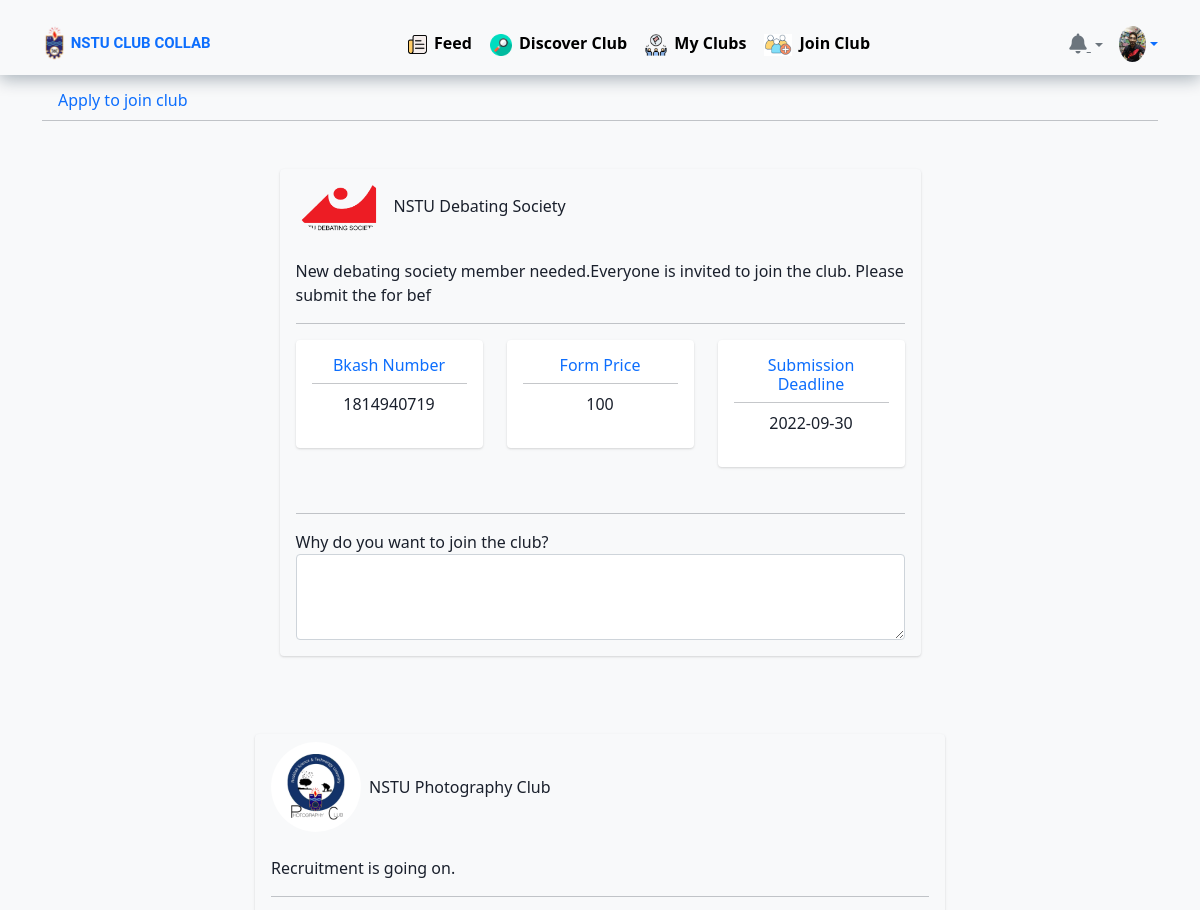
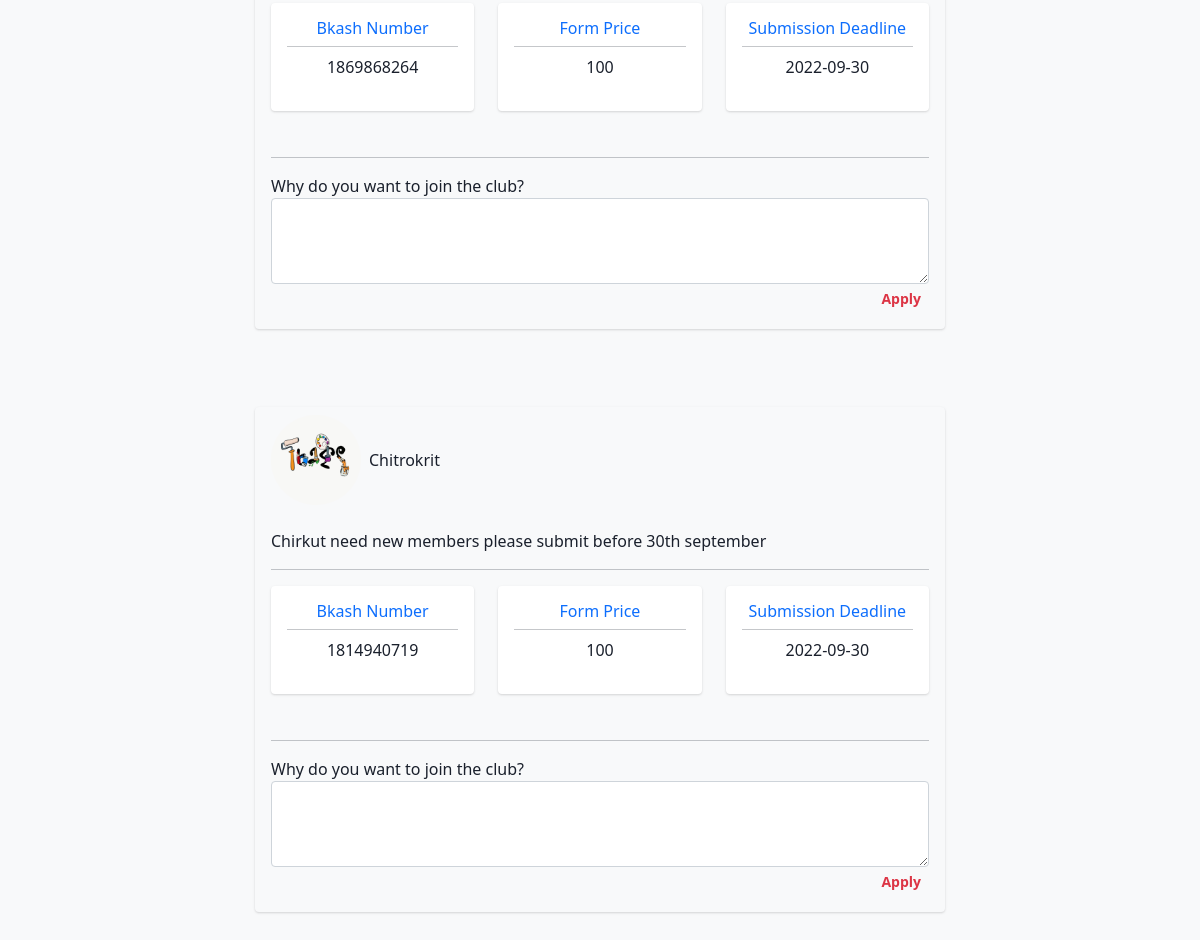
The app's page /user/userjoinclub.php (signed in) with its own data (2 pictures, top to bottom).
### tables this page shows
CREATE TABLE `apply_form` (
  `session_id` int(100) NOT NULL,
  `club_id` int(100) NOT NULL,
  `description` varchar(100) NOT NULL,
  `ammount` int(100) NOT NULL,
  `bkash_number` int(100) NOT NULL,
  `end_time` date NOT NULL,
  `session_status` varchar(100) NOT NULL DEFAULT 'running',
  `session_number` int(100) NOT NULL
);

CREATE TABLE `clubs` (
  `club_id` int(100) NOT NULL,
  `club_name` varchar(100) NOT NULL,
  `totall_members` int(100) NOT NULL,
  `club_type` varchar(100) NOT NULL DEFAULT 'cultural',
  `club_description` longtext NOT NULL,
  `club_image` varchar(100) NOT NULL
);

### user/joinclub.php (the view, shortened to what this page needs)
<div class="container">
    <nav class="nav nav-borders">
        <a class="nav-link active ms-0" href="https://www.bootdey.com/snippets/view/bs5-edit-profile-account-details" target="__blank">Apply to join club</a>
    </nav>
    <hr class="mt-0 mb-4">
<?php
include '../assets//config.php';
         $post = mysqli_query($conn, "SELECT * FROM `apply_form` WHERE session_status='running' ORDER BY session_id DESC ") or die('query failed');
         if(mysqli_num_rows($post) > 0){
            while($row = mysqli_fetch_assoc($post)){
                $club_id=$row['club_id'];
                $description=$row['description'];
                $ammount=$row['ammount'];
                $bkash_number=$row['bkash_number'];
                $end_time=$row['end_time'];
                $club=mysqli_query($conn, "SELECT * FROM `clubs` WHERE club_id='$club_id'") or die('query failed');
                if(mysqli_num_rows($club) > 0){
                    $rowc= mysqli_fetch_assoc($club);
                    $club_name=$rowc['club_name'];
                    $club_image=$rowc['club_image'];
                }
                ?>
        <div class="row d-flex align-items-center justify-content-center mt-5">
        <div class="col-md-7">
            <div class="card bg-light">
                <div class="d-flex justify-content-between p-2 px-3">
                    <div class="d-flex flex-row align-items-center"> <img src="../images//<?php echo $club_image; ?>" width="90" class="rounded-circle">
                        <div class="d-flex flex-column ms-2"> <span class="font-weight-bold"><?php echo $club_name; ?></span>
                        </div>
                    </div>
                </div>
                <div class="p-3">
                    <p class="text-justify"><?php echo $description; ?></p>
                    <hr>
                    <div>
                        <div class="row">
                            <div class="col">
                                <div class="card">
                                    <div class="card-body">
                                        <h6 class="text-center text-primary">Bkash Number</h6>
                                        <hr class="mt-1 mb-1">
                                        <p class="mt-2 text-center"><?php echo  $bkash_number; ?>
                                        </p>
                                    </div>
                                </div>
                            </div>
                            <div class="col">
                                <div class="card">
                                    <div class="card-body">
                                        <h6 class="text-center text-primary">Form Price</h6>
                                        <hr class="mt-1 mb-1">
                                        <p class="mt-2 text-center"><?php echo  $ammount; ?></p>
                                    </div>
                                </div>
                            </div>
                            <div class="col">
                                <div class="card">
                                    <div class="card-body">
                                        <h6 class="text-center text-primary">Submission Deadline</h6>
                                        <hr class="mt-1 mb-1">
                                        <p class="mt-2 text-center"><?php echo  $end_time; ?>
                                        </p>
                                    </div>
                                </div>
                            </div>
                        </div>
                    </div>
                    <hr>
                    <div class="row">
                        <div class="col">
                            <label for=""> Why do you want to join the club?</label>
                            <textarea class="form-control" name="description" id="" cols="66" rows="3" placeholder="Why you want to join the club?" required> </textarea>
                        </div>
                    </div>
                    <div class="row">
                        <div class="col">
                            <div class="d-flex justify-content-end">
                            <?php
                           $member = mysqli_query($conn, "SELECT * FROM `club_members`  WHERE user_id='$user_id' AND club_id='$club_id'") or die('query failed');
                           if(!mysqli_num_rows($member) > 0){?>
                             <a href="userformpay.php?description=<?php echo  $description; ?> && club_id=<?php echo  $club_id; ?>" class=" btn-sm text-danger" style="text-decoration:none ;"><b>Apply</b></a>
                             <?php }  ?>
                            </div>
                        </div>
                    </div>
                </div>
            </div>
        </div>
    </div>
    </div>
                <?php
            }
         }else{
            echo "No application form availabe";
         }
      ?>

### css/discover.css (style rules this page uses)
:root { --blue:#1736e5; --red:#c0392b; --orange:#f39c12; --black:#333; --white:#fff; --light-color:#666; --light-white:#ccc; --light-bg:#f5f5f5; --border:.1rem solid var(--black); --box-shadow:0 .5rem 1rem rgba(0,0,0,.1); }

### css/pr.css (style rules this page uses)
body { margin-top: 20px; background: #f3f3f3; }
.card { border-radius: 5px; -webkit-box-shadow: 0 1px 2.94px 0.06px rgba(4, 26, 55, 0.16); box-shadow: 0 1px 2.94px 0.06px rgba(4, 26, 55, 0.16); border: none; margin-bottom: 30px; -webkit-transition: all 0.3s ease-in-out; transition: all 0.3s ease-in-out; }

### css/profile.css (style rules this page uses)
body { margin-top: 20px; color: #1a202c; text-align: left; background-color: #e2e8f0; }
.card { box-shadow: 0 1px 3px 0 rgba(0, 0, 0, 0.1), 0 1px 2px 0 rgba(0, 0, 0, 0.06); }
.card { position: relative; display: flex; flex-direction: column; min-width: 0; word-wrap: break-word; background-color: #fff; background-clip: border-box; border: 0 solid rgba(0, 0, 0, 0.125); border-radius: 0.25rem; }
.card-body { flex: 1 1 auto; min-height: 1px; padding: 1rem; }

### css/style3.css (style rules this page uses)
.container { margin-top: 1%; }

### css/tableCss/applicant.css (style rules this page uses)
body { background-color: #f8f9fa!important }

### records on screen
apply_form: club.club_image (picture), club.club_name "NSTU Debating Society", description "New debating society member needed.Everyone is invited to join the club. Please submit the for bef", bkash_number "1814940719", ammount "100", end_time "2022-09-30"
apply_form: club.club_image (picture), club.club_name "NSTU Photography Club", description "Recruitment is going on.", bkash_number "1869868264", ammount "100", end_time "2022-09-30"
apply_form: club.club_image (picture), club.club_name "Chitrokrit", description "Chirkut need new members please submit before 30th september", bkash_number "1814940719", ammount "100", end_time "2022-09-30"
